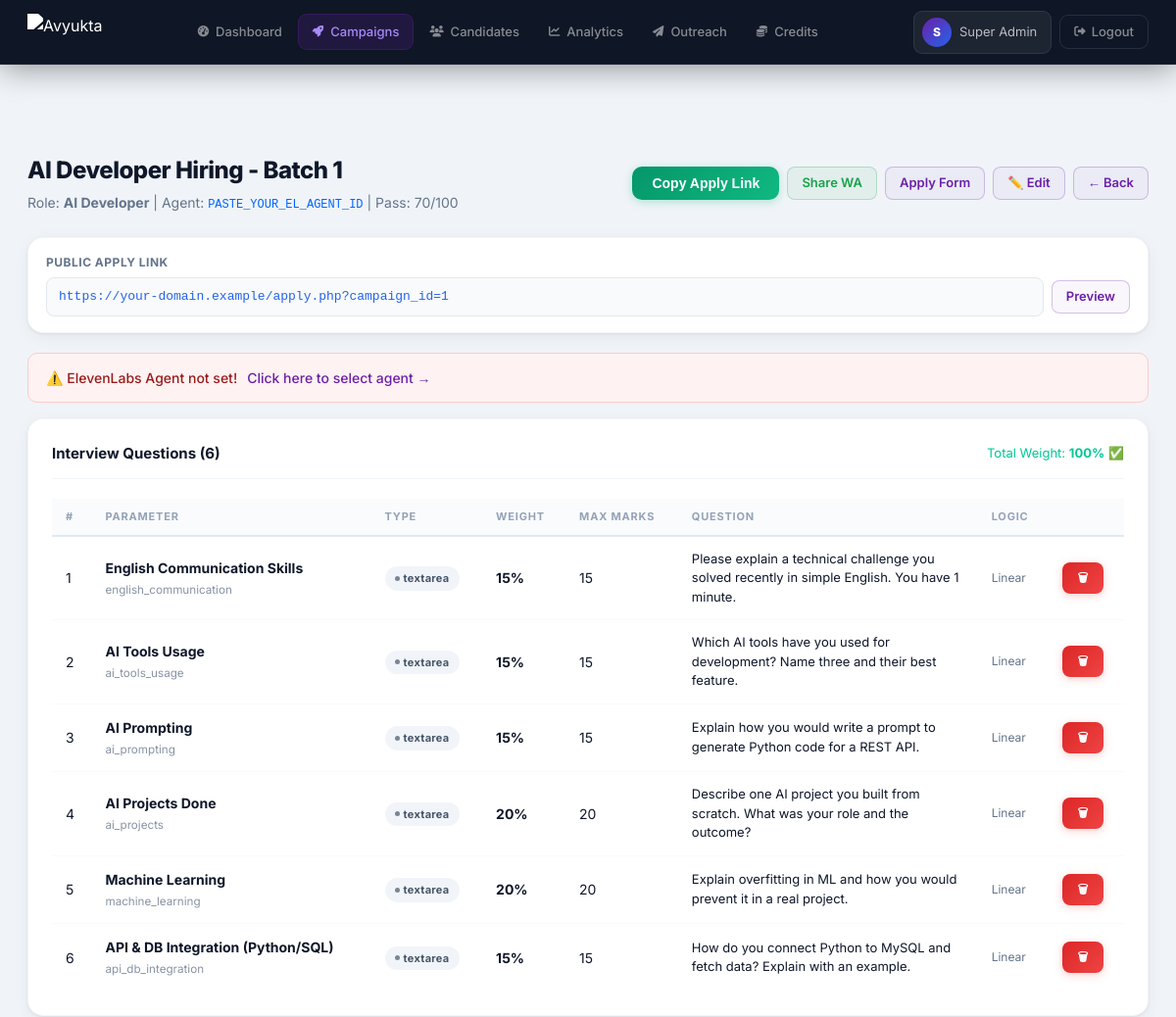
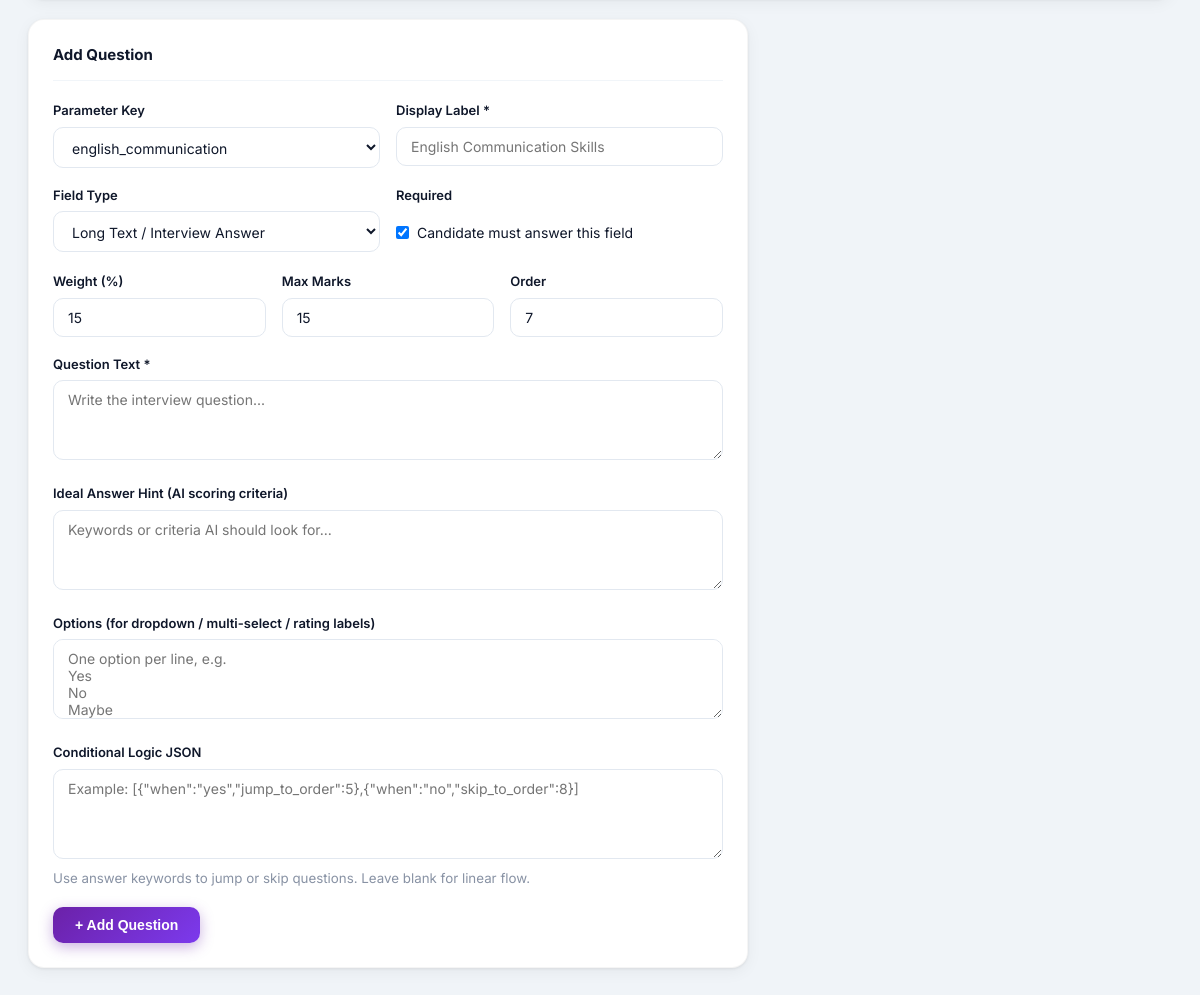
The page /campaigns.php?action=questions&id=1 (signed in) on the database its author committed (2 pictures, top to bottom).
### tables this page shows
CREATE TABLE IF NOT EXISTS users (
    id INT AUTO_INCREMENT PRIMARY KEY,
    org_id INT,
    name VARCHAR(255) NOT NULL,
    email VARCHAR(255) UNIQUE NOT NULL,
    password_hash VARCHAR(255) NOT NULL,
    role ENUM('super_admin','hr','recruiter') DEFAULT 'hr',
    is_active TINYINT DEFAULT 1,
    created_at TIMESTAMP DEFAULT CURRENT_TIMESTAMP
);

CREATE TABLE IF NOT EXISTS campaigns (
    id INT AUTO_INCREMENT PRIMARY KEY,
    org_id INT NOT NULL,
    created_by INT NOT NULL,
    name VARCHAR(255) NOT NULL,
    job_role VARCHAR(255),
    description TEXT,
    share_token VARCHAR(64) UNIQUE,
    start_date DATE NULL,
    end_date DATE NULL,
    el_agent_id VARCHAR(150),
    passing_score INT DEFAULT 70,
    max_duration_minutes INT DEFAULT 15,
    num_questions INT DEFAULT 6,
    language ENUM('english','hinglish','hindi') DEFAULT 'english',
    status ENUM('draft','active','paused','completed') DEFAULT 'draft',
    created_at TIMESTAMP DEFAULT CURRENT_TIMESTAMP
);

CREATE TABLE IF NOT EXISTS questions (
    id INT AUTO_INCREMENT PRIMARY KEY,
    campaign_id INT NOT NULL,
    parameter VARCHAR(100) NOT NULL,
    parameter_label VARCHAR(200) NOT NULL,
    weight INT DEFAULT 15,
    max_marks INT DEFAULT 15,
    question_text TEXT NOT NULL,
    ideal_answer_hint TEXT,
    question_type ENUM('text','textarea','number','decimal','date','dropdown','multi_select','rating','file','audio','video','hyperlink') DEFAULT 'textarea',
    options_json JSON NULL,
    branch_rules_json JSON NULL,
    is_required TINYINT DEFAULT 1,
    order_no INT DEFAULT 1,
    FOREIGN KEY (campaign_id) REFERENCES campaigns(id) ON DELETE CASCADE
);

### includes/functions.php (called while the page is built, shortened)
<?php
require_once __DIR__ . '/db.php';
function verify_jwt($token = null) {
    if (!$token) {
        $headers = getallheaders();
        $auth = $headers['Authorization'] ?? $headers['authorization'] ?? '';
        $token = str_replace('Bearer ', '', $auth);
    }
    if (!$token && isset($_SESSION['token'])) $token = $_SESSION['token'];
    $parts = explode('.', $token);
    [$h, $p, $s] = $parts;
    $expected = rtrim(strtr(base64_encode(hash_hmac('sha256', "$h.$p", JWT_SECRET, true)), '+/', '-_'), '=');
    $data = json_decode(base64_decode(strtr($p, '-_', '+/')), true);
    return $data;
}
function require_auth() {
    $user = verify_jwt();
    return $user;
}
function csrf_token() {
    return $_SESSION['csrf_token'];
}

### includes/auth_check.php (called while the page is built)
<?php
require_once __DIR__ . '/functions.php';
$user = require_auth();
if (empty($user['name'])) {
    $u = db_fetch_one("SELECT name, email FROM users WHERE id=?", [$user['user_id']], 'i');
    $user['name']  = $u['name']  ?? 'Admin';
    $user['email'] = $u['email'] ?? '';
}

### includes/db.php (called while the page is built, shortened)
<?php
function get_db() {
    static $conn = null;
    if ($conn === null) {
        $conn = new mysqli(DB_HOST, DB_USER, DB_PASS, DB_NAME);
        $conn->set_charset('utf8mb4');
    }
    return $conn;
}
function db_fetch_all($sql, $params = [], $types = '') {
    $db = get_db();
    $stmt = $db->prepare($sql);
    $stmt->bind_param($types, ...$params);
    $stmt->execute();
    return $stmt->get_result()->fetch_all(MYSQLI_ASSOC);
}
function db_fetch_one($sql, $params = [], $types = '') {
    $rows = db_fetch_all($sql, $params, $types);
    return $rows[0] ?? null;
}

### campaigns.php (the view, shortened to what this page needs)
<?php
require_once __DIR__ . '/includes/auth_check.php';
$action      = $_GET['action'] ?? 'list';
$campaign_id = (int)($_GET['id'] ?? 0);
function campaign_apply_link($campaign) {
    $token = $campaign['share_token'] ?? '';
    return BASE_URL . '/apply.php?' . ($token ? 'c=' . urlencode($token) : 'campaign_id=' . (int)$campaign['id']);
}
$campaigns = db_fetch_all(
    "SELECT ca.*, COUNT(DISTINCT c.id) as total_cands FROM campaigns ca LEFT JOIN candidates c ON ca.id=c.campaign_id WHERE ca.org_id=? GROUP BY ca.id ORDER BY ca.created_at DESC",
    [$user['org_id']], 'i'
);
$campaign  = $campaign_id ? db_fetch_one("SELECT * FROM campaigns WHERE id=? AND org_id=?", [$campaign_id,$user['org_id']], 'ii') : null;
$questions = $campaign_id ? db_fetch_all("SELECT * FROM questions WHERE campaign_id=? ORDER BY order_no", [$campaign_id], 'i') : [];
?>
<!DOCTYPE html>
<html lang="en">
<head>
<?php include __DIR__ . '/includes/head.php'; ?>
</head>
<body>
<?php include __DIR__ . '/includes/nav.php'; ?>
<div class="main-content">
<?php if ($action === 'list'): ?>
  <div class="page-header" style="display:flex;justify-content:space-between;align-items:center">
    <div><h2>Campaigns</h2><p>Manage all hiring campaigns</p></div>
    <a href="campaigns.php?action=new" class="btn-primary">+ New Campaign</a>
  </div>
  <?php if (!empty($_GET['msg'])): ?>
    <div class="alert alert-success">✅ Campaign <?= htmlspecialchars($_GET['msg']) ?>!</div>
  <?php endif; ?>
  <div class="card">
    <table class="table">
      <thead><tr><th>Campaign</th><th>Job Role</th><th>Agent</th><th>Candidates</th><th>Pass Score</th><th>Status</th><th>Actions</th></tr></thead>
      <tbody>
        <?php foreach ($campaigns as $c): ?>
        <tr>
          <?php $applyLink = campaign_apply_link($c); ?>
          <td><strong><?= htmlspecialchars($c['name']) ?></strong><br><small style="color:#8892A4"><?= date('d M Y', strtotime($c['created_at'])) ?></small></td>
          <td><?= htmlspecialchars($c['job_role']) ?></td>
          <td><small style="font-family:monospace;color:#0066FF"><?= $c['el_agent_id'] ? substr($c['el_agent_id'],0,20).'...' : '<span style="color:#dc3545">Not set</span>' ?></small></td>
          <td><?= $c['total_cands'] ?></td>
          <td><?= $c['passing_score'] ?>/100</td>
          <td><span class="badge badge-<?= $c['status'] ?>"><?= ucfirst($c['status']) ?></span></td>
          <td style="display:flex;gap:6px;flex-wrap:wrap">
            <a href="campaigns.php?action=edit&id=<?= $c['id'] ?>" class="btn-sm">✏️ Edit</a>
            <a href="campaigns.php?action=apply_form&id=<?= $c['id'] ?>" class="btn-sm">Apply Form</a>
            <a href="campaigns.php?action=questions&id=<?= $c['id'] ?>" class="btn-sm">Questions</a>
            <a href="candidates.php?campaign_id=<?= $c['id'] ?>" class="btn-sm">Leads</a>
            <button type="button" class="btn-sm" onclick="copyCampaignLink(<?= htmlspecialchars(json_encode($applyLink), ENT_QUOTES, 'UTF-8') ?>)">Copy Link</button>
            <a href="https://wa.me/?text=<?= urlencode('Apply here: ' . $applyLink) ?>" target="_blank" rel="noopener" class="btn-sm" style="color:#16A34A;border-color:#16A34A40;background:#16A34A10">WhatsApp</a>
            <?php if ($c['status'] !== 'active'): ?>
              <form method="POST" action="campaigns.php?action=activate&id=<?= $c['id'] ?>" style="display:inline">
                <?= csrf_input() ?>
                <button type="submit" class="btn-green" style="padding:5px 12px;font-size:13px">▶ Activate</button>
              </form>
            <?php endif; ?>
          </td>
        </tr>
        <?php endforeach; ?>
        <?php if (empty($campaigns)): ?>
        <tr><td colspan="7" style="text-align:center;padding:32px;color:#8892A4">No campaigns yet. <a href="campaigns.php?action=new">Create your first →</a></td></tr>
        <?php endif; ?>
      </tbody>
    </table>
  </div>
<?php elseif ($action === 'questions' && $campaign): ?>
  <?php $applyLink = campaign_apply_link($campaign); ?>
  <div class="page-header" style="display:flex;justify-content:space-between;align-items:center">
    <div>
      <h2><?= htmlspecialchars($campaign['name']) ?></h2>
      <p>
        Role: <strong><?= htmlspecialchars($campaign['job_role']) ?></strong> |
        Agent: <code style="font-size:12px;color:#0066FF"><?= htmlspecialchars($campaign['el_agent_id'] ?: 'Not set') ?></code> |
        Pass: <?= $campaign['passing_score'] ?>/100
      </p>
    </div>
    <div style="display:flex;gap:8px">
      <button type="button" onclick="copyCampaignLink(<?= htmlspecialchars(json_encode($applyLink), ENT_QUOTES, 'UTF-8') ?>)" class="btn-green">Copy Apply Link</button>
      <a href="https://wa.me/?text=<?= urlencode('Apply here: ' . $applyLink) ?>" target="_blank" rel="noopener" class="btn-sm" style="color:#16A34A;border-color:#16A34A40;background:#16A34A10">Share WA</a>
      <a href="campaigns.php?action=apply_form&id=<?= $campaign_id ?>" class="btn-sm">Apply Form</a>
      <a href="campaigns.php?action=edit&id=<?= $campaign_id ?>" class="btn-sm">✏️ Edit</a>
      <a href="campaigns.php" class="btn-sm">← Back</a>
    </div>
  </div>
  <div class="card" style="padding:16px 18px">
    <div style="font-size:12px;font-weight:700;color:#64748B;text-transform:uppercase;letter-spacing:.5px;margin-bottom:6px">Public Apply Link</div>
    <div style="display:flex;gap:8px;align-items:center;flex-wrap:wrap">
      <code style="flex:1;min-width:260px;background:#F8FAFC;border:1px solid #E2E8F0;border-radius:8px;padding:9px 12px;color:#2563EB;word-break:break-all"><?= htmlspecialchars($applyLink) ?></code>
      <a class="btn-sm" href="<?= htmlspecialchars($applyLink) ?>" target="_blank" rel="noopener">Preview</a>
    </div>
  </div>
  <?php if (!$campaign['el_agent_id'] || $campaign['el_agent_id'] === 'PASTE_YOUR_EL_AGENT_ID'): ?>
  <div class="alert alert-error">⚠️ ElevenLabs Agent not set! <a href="campaigns.php?action=edit&id=<?= $campaign_id ?>">Click here to select agent →</a></div>
  <?php endif; ?>
  <?php if (!empty($questions)):
    $total_weight = array_sum(array_column($questions, 'weight')); ?>
  <div class="card">
    <div class="card-header">
      <h3>Interview Questions (<?= count($questions) ?>)</h3>
      <span style="font-size:13px;color:<?= $total_weight==100?'#00C896':'#dc3545' ?>">
        Total Weight: <strong><?= $total_weight ?>%</strong>
        <?= $total_weight==100 ? '✅' : '⚠️ Must be 100%' ?>
      </span>
    </div>
    <table class="table">
      <thead><tr><th>#</th><th>Parameter</th><th>Type</th><th>Weight</th><th>Max Marks</th><th>Question</th><th>Logic</th><th></th></tr></thead>
      <tbody>
        <?php foreach ($questions as $q): ?>
        <tr>
          <td><?= $q['order_no'] ?></td>
          <td><strong><?= htmlspecialchars($q['parameter_label']) ?></strong><br><small style="color:#8892A4"><?= htmlspecialchars($q['parameter']) ?></small></td>
          <td><span class="badge badge-draft"><?= htmlspecialchars(str_replace('_', ' ', $q['question_type'] ?? 'textarea')) ?></span></td>
          <td><strong><?= $q['weight'] ?>%</strong></td>
          <td><?= $q['max_marks'] ?></td>
          <td style="max-width:280px;font-size:13px"><?= htmlspecialchars($q['question_text']) ?></td>
          <td style="font-size:12px;color:#64748B">
            <?= !empty($q['branch_rules_json']) ? 'Branching' : 'Linear' ?>
          </td>
          <td><a href="campaigns.php?action=delete_question&id=<?= $campaign_id ?>&qid=<?= $q['id'] ?>&csrf_token=<?= urlencode(csrf_token()) ?>" class="btn-danger" style="font-size:12px" onclick="return confirm('Delete?')">🗑</a></td>
        </tr>
        <?php endforeach; ?>
      </tbody>
    </table>
  </div>
  <?php endif; ?>
  <div class="card" style="max-width:720px">
    <div class="card-header"><h3>Add Question</h3></div>
    <form method="POST" action="campaigns.php?action=add_question&id=<?= $campaign_id ?>">
      <div style="display:grid;grid-template-columns:1fr 1fr;gap:16px">
        <div class="form-group">
          <label class="form-label">Parameter Key</label>
          <select name="parameter" class="form-control" onchange="this.nextElementSibling.nextElementSibling.value=this.options[this.selectedIndex].dataset.label">
            <option value="english_communication" data-label="English Communication Skills">english_communication</option>
          </select>
        </div>
        <div class="form-group">
          <label class="form-label">Display Label *</label>
          <input type="text" name="parameter_label" class="form-control" placeholder="English Communication Skills" required>
        </div>
      </div>
      <div style="display:grid;grid-template-columns:1fr 1fr;gap:16px">
        <div class="form-group">
          <label class="form-label">Field Type</label>
          <select name="question_type" class="form-control">
            <option value="textarea">Long Text / Interview Answer</option>
          </select>
        </div>
        <div class="form-group">
          <label class="form-label">Required</label>
          <label style="display:flex;align-items:center;gap:8px;padding:11px 0;font-size:14px">
            <input type="checkbox" name="is_required" checked> Candidate must answer this field
          </label>
        </div>
      </div>
      <div style="display:grid;grid-template-columns:1fr 1fr 1fr;gap:16px">
        <div class="form-group">
          <label class="form-label">Weight (%)</label>
          <input type="number" name="weight" class="form-control" value="15" min="1" max="100" required>
        </div>
        <div class="form-group">
          <label class="form-label">Max Marks</label>
          <input type="number" name="max_marks" class="form-control" value="15" min="1" required>
        </div>
        <div class="form-group">
          <label class="form-label">Order</label>
          <input type="number" name="order_no" class="form-control" value="<?= count($questions)+1 ?>">
        </div>
      </div>
      <div class="form-group">
        <label class="form-label">Question Text *</label>
        <textarea name="question_text" class="form-control" rows="3" placeholder="Write the interview question..." required></textarea>
      </div>
      <div class="form-group">
        <label class="form-label">Ideal Answer Hint (AI scoring criteria)</label>
        <textarea name="ideal_answer_hint" class="form-control" rows="2" placeholder="Keywords or criteria AI should look for..."></textarea>
      </div>
      <div class="form-group">
        <label class="form-label">Options (for dropdown / multi-select / rating labels)</label>
        <textarea name="options_text" class="form-control" rows="3" placeholder="One option per line, e.g.&#10;Yes&#10;No&#10;Maybe"></textarea>
      </div>
      <div class="form-group">
        <label class="form-label">Conditional Logic JSON</label>
        <textarea name="branch_rules_json" class="form-control" rows="4" placeholder='Example: [{"when":"yes","jump_to_order":5},{"when":"no","skip_to_order":8}]'></textarea>
        <small style="color:#8892A4">Use answer keywords to jump or skip questions. Leave blank for linear flow.</small>
      </div>
      <button type="submit" class="btn-primary">+ Add Question</button>
    </form>
  </div>
<?php endif; ?>
</div>
</body>
</html>

### includes/head.php (shortened to what this page needs)
<link rel="stylesheet" href="https://cdnjs.cloudflare.com/ajax/libs/font-awesome/6.5.0/css/all.min.css">

### includes/nav.php
<?php $current = basename($_SERVER['PHP_SELF']); $initials = strtoupper(substr($user['name'] ?? 'A', 0, 1)); ?>
<nav class="navbar">
  <div class="nav-logo">
    <img src="https://www.avyukta.in/assets/images/logoo.png" alt="Avyukta" style="height:38px;width:auto;filter:brightness(0) invert(1);">
  </div>
  <div class="nav-links">
    <a href="/dashboard.php" class="<?= $current==='dashboard.php'?'active':'' ?>"><i class="fa-solid fa-gauge-high fa-sm"></i> Dashboard</a>
    <a href="/campaigns.php" class="<?= $current==='campaigns.php'?'active':'' ?>"><i class="fa-solid fa-rocket fa-sm"></i> Campaigns</a>
    <a href="/candidates.php" class="<?= $current==='candidates.php'?'active':'' ?>"><i class="fa-solid fa-users fa-sm"></i> Candidates</a>
    <a href="/analytics.php" class="<?= $current==='analytics.php'?'active':'' ?>"><i class="fa-solid fa-chart-line fa-sm"></i> Analytics</a>
    <a href="/outreach.php" class="<?= $current==='outreach.php'?'active':'' ?>"><i class="fa-solid fa-paper-plane fa-sm"></i> Outreach</a>
    <a href="/credits.php" class="<?= $current==='credits.php'?'active':'' ?>"><i class="fa-solid fa-coins fa-sm"></i> Credits</a>
  </div>
  <div class="nav-right">
    <div class="nav-user">
      <div class="nav-avatar"><?= htmlspecialchars($initials) ?></div>
      <span><?= htmlspecialchars($user['name'] ?? 'Admin') ?></span>
    </div>
    <a href="/logout.php" class="nav-logout"><i class="fa-solid fa-right-from-bracket fa-sm"></i> Logout</a>
  </div>
</nav>

### rows shown on the page
users: name "S", name "Super Admin"
campaigns: name "AI Developer Hiring - Batch 1", job_role "AI Developer", el_agent "PASTE_YOUR_EL_AGENT_ID", passing_score "70", applyLink "https://your-domain.example/apply.php?campaign_id=1"
questions: order_no "1", parameter_label "English Communication Skills", parameter "english_communication", question_type "textarea", weight "15", max_marks "15", question_text "Please explain a technical challenge you solved recently in simple English. You have 1 minute.", shows "Linear"
questions: order_no "2", parameter_label "AI Tools Usage", parameter "ai_tools_usage", question_type "textarea", weight "15", max_marks "15", question_text "Which AI tools have you used for development? Name three and their best feature.", shows "Linear"
questions: order_no "3", parameter_label "AI Prompting", parameter "ai_prompting", question_type "textarea", weight "15", max_marks "15", question_text "Explain how you would write a prompt to generate Python code for a REST API.", shows "Linear"
questions: order_no "4", parameter_label "AI Projects Done", parameter "ai_projects", question_type "textarea", weight "20", max_marks "20", question_text "Describe one AI project you built from scratch. What was your role and the outcome?", shows "Linear"
questions: order_no "5", parameter_label "Machine Learning", parameter "machine_learning", question_type "textarea", weight "20", max_marks "20", question_text "Explain overfitting in ML and how you would prevent it in a real project.", shows "Linear"
questions: order_no "6", parameter_label "API & DB Integration (Python/SQL)", parameter "api_db_integration", question_type "textarea", weight "15", max_marks "15", question_text "How do you connect Python to MySQL and fetch data? Explain with an example.", shows "Linear"

### other values the page prints
count($questions) "6"
$total_weight "100"
